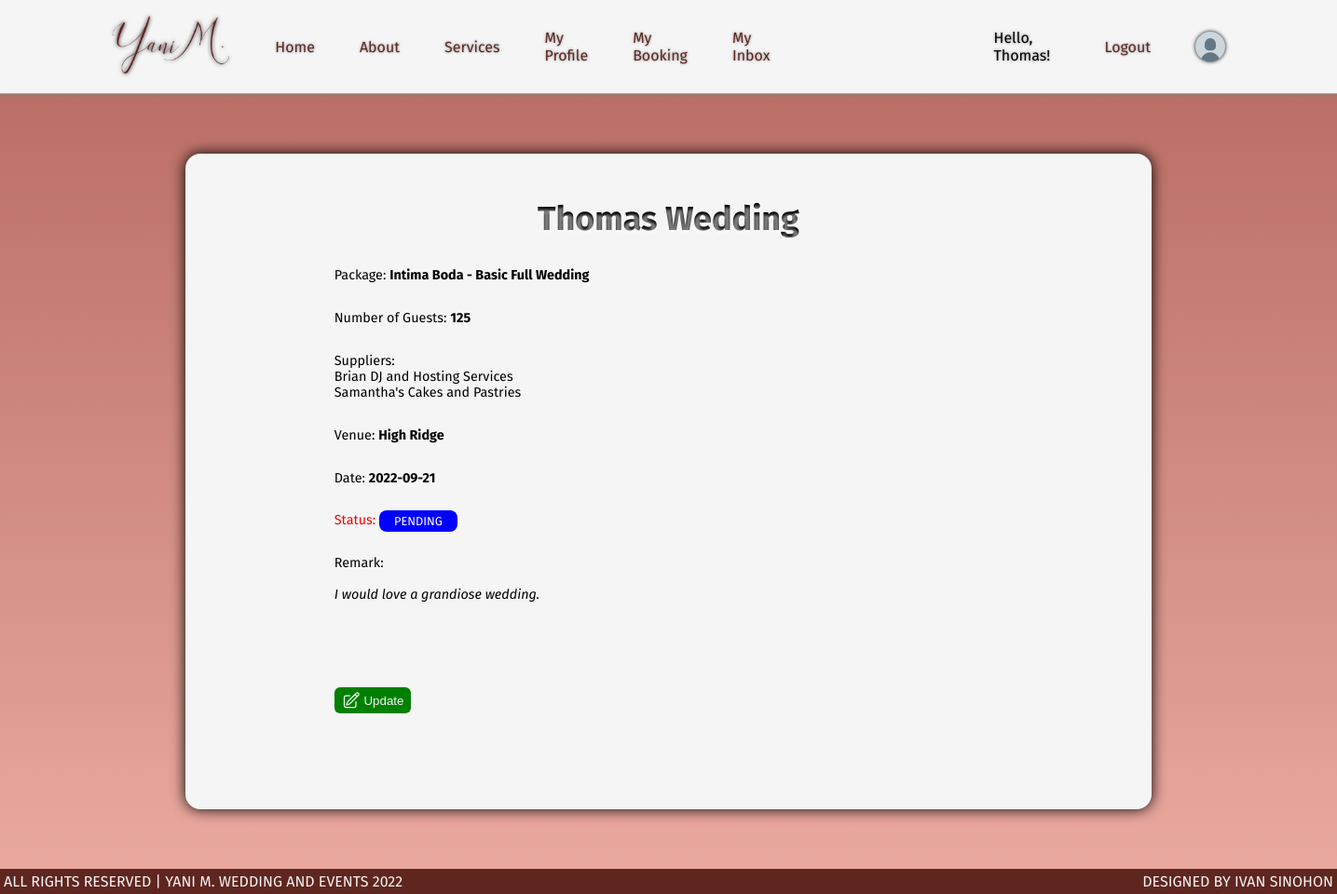
Before: /my_bookings.php (signed in) with the older database file.
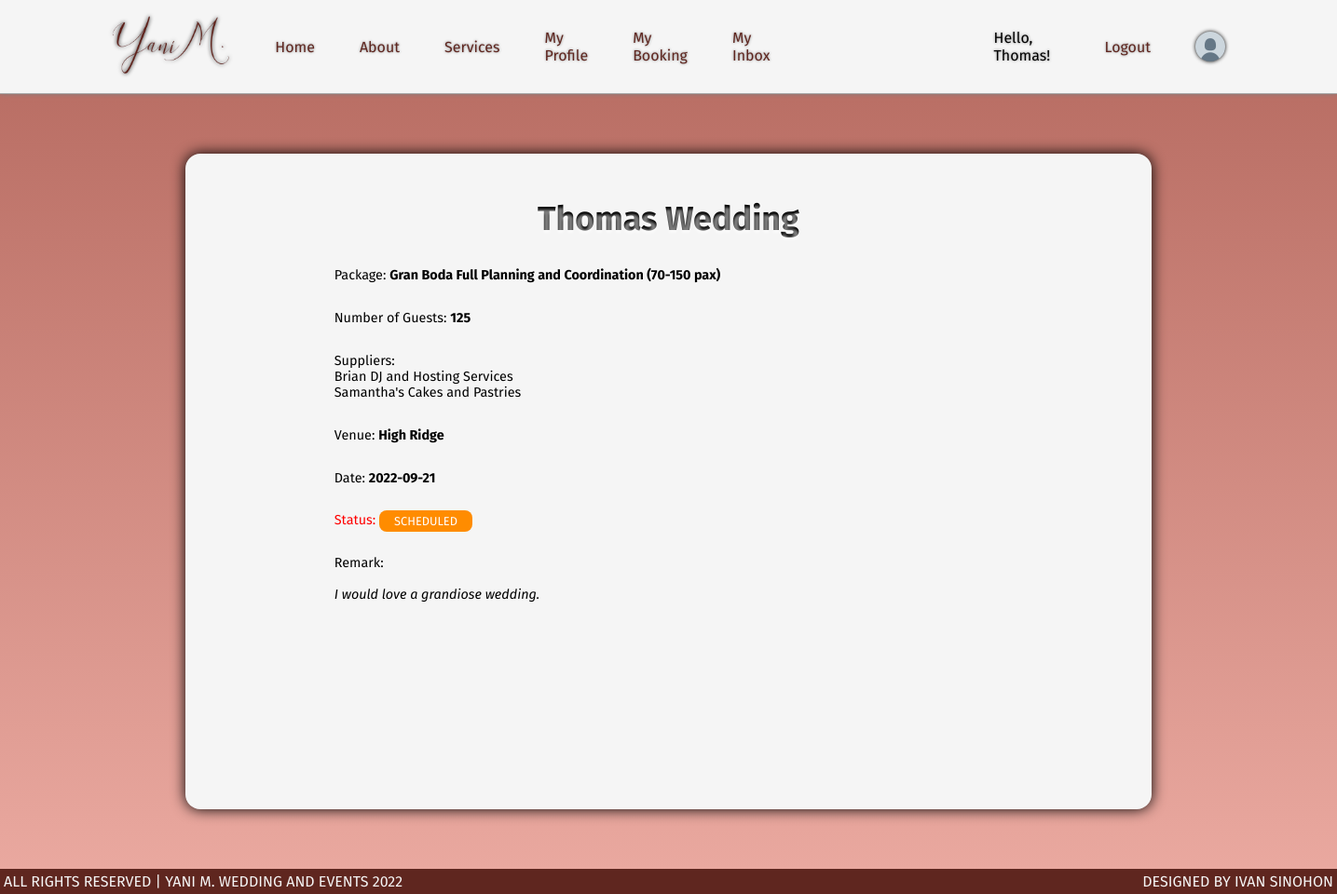
After: the same page with the newer database file.
### tables this page shows
CREATE TABLE `booking` (
  `bk_id` int(11) NOT NULL,
  `clnt_id` int(11) NOT NULL,
  `pkg_id` int(11) NOT NULL,
  `venue_id` int(11) NOT NULL,
  `bk_name` varchar(255) NOT NULL,
  `bk_guest` int(5) NOT NULL,
  `bk_remark` varchar(255) NOT NULL,
  `bk_date` date NOT NULL,
  `bk_status` int(1) NOT NULL
);

CREATE TABLE `package` (
  `pkg_id` int(11) NOT NULL,
  `pkg_name` varchar(100) NOT NULL,
  `pkg_price` float(10,2) NOT NULL,
  `pkg_desc` varchar(255) NOT NULL,
  `pkg_img` varchar(255) DEFAULT NULL,
  `pkg_status` int(1) NOT NULL
);

CREATE TABLE `venue` (
  `venue_id` int(11) NOT NULL,
  `venue_name` varchar(100) NOT NULL,
  `venue_add` varchar(100) NOT NULL,
  `venue_cap` int(4) NOT NULL,
  `venue_desc` varchar(255) NOT NULL,
  `venue_img` varchar(255) DEFAULT NULL,
  `venue_status` int(1) NOT NULL
);

### my_bookings.php (the view, shortened to what this page needs)
<?php
include 'includes/head.php';
?>
<head>
    <link rel="stylesheet" href="styles/my_bookings.css">
</head>
<body>
    <?php
    include 'includes/header.php';
    ?>
    <?php
    $id = $_SESSION['id'];
    $sql = "SELECT * FROM booking WHERE clnt_id = $id";
    $result = $conn->query($sql);
    if ($result->num_rows > 0) {
        while ($row = $result->fetch_assoc()) {
    ?>
            <section id="booking-section">
                <div id="view-booking">
                    <?php
                    $sql = "SELECT * FROM booking
                        INNER JOIN venue ON booking.venue_id = venue.venue_id
                        INNER JOIN package ON booking.pkg_id = package.pkg_id
                        WHERE clnt_id = $id";
                    $bk_id = $row['bk_id'];
                    $result = $conn->query($sql);
                    if ($row = $result->fetch_assoc()) { ?>
                        <h1><?php echo $row['bk_name']; ?></h1>
                        <p>Package: <strong><?php echo $row['pkg_name']; ?></strong></p>
                        <p>Number of Guests: <strong><?php echo $row['bk_guest']; ?></strong></h1>
                        <p>Suppliers: <?php $sql2 = "SELECT * FROM supplier_grp INNER JOIN supplier ON supplier.supp_id = supplier_grp.supp_id WHERE supplier_grp.bk_id = $bk_id";
                                        $result2 = $conn->query($sql2);
                                        if ($result2->num_rows > 0) {
                                            while ($row2 = $result2->fetch_assoc()) { ?>
                                    <br><span> <?php echo $row2['supp_name']; ?> </span>
                                <?php }
                                        } else { ?> <span> None</span> <?php } ?>
                        </p>
                        <p>Venue: <strong><?php if ($row['venue_name'] == NULL) {
                                                echo "None";
                                            } else {
                                                echo $row['venue_name'];
                                            } ?></strong></p>
                        <p>Date: <strong><?php echo $row['bk_date']; ?></strong></p>
                        <p style="color:red"> Status: <?php if ($row['bk_status'] == 0) { ?>
                                <span class="status pending">Pending</span>
                            <?php } else if ($row['bk_status'] == 1) { ?>
                                <span class="status scheduled">Scheduled</span>
                            <?php } else if ($row['bk_status'] == 2) { ?>
                                <span class="status finished">Finished</span>
                            <?php } else if ($row['bk_status'] == 3) { ?>
                                <span class="status cancelled">Cancelled</span>
                            <?php } ?>
                        </p>
                        <p id="remark">Remark: <br><br>
                            <i><?php echo $row['bk_remark']; ?></i>
                        </p>
                        <?php if ($row['bk_status'] == 0) { ?>
                            <form action="my_bookings_update.php" method="post">
                                <button id="update" name="update">
                                    <span>Update</span>
                                </button>
                            </form>
                        <?php } ?>
                </div>
            </section>
    <?php }
                }
} ?>
<?php
include 'includes/footer.php';
?>
</body>
</html>

Changed rows visible on the page:
changed booking "I would love a grandiose wedding.": pkg.pkg_name "Intima Boda - Basic Full Wedding" → "Gran Boda Full Planning and Coordination (70-150 pax)"; bk_status "PENDING Update" → "SCHEDULED"
